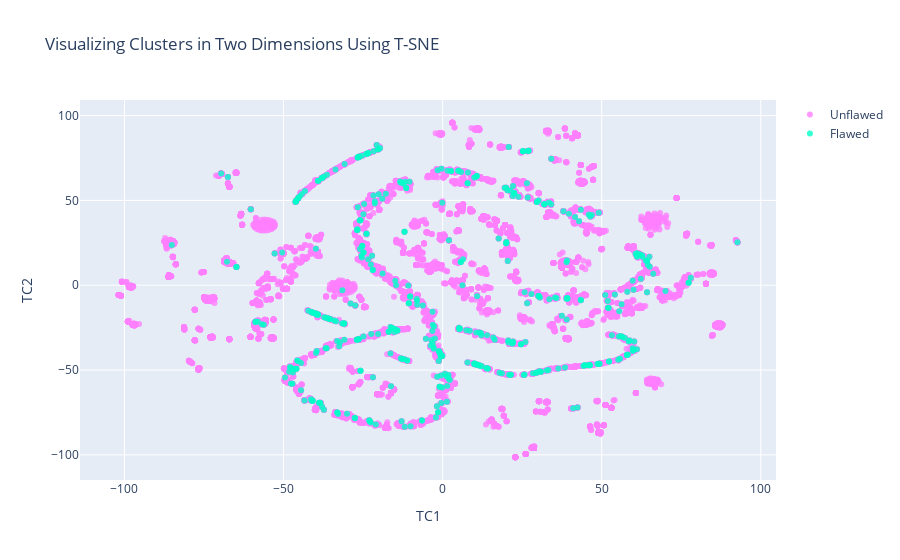

Write notebook code for a chart like this one.
### Code cell
data = [trace1_2d, trace2_2d]
title = "Visualizing Clusters in Two Dimensions Using T-SNE"
layout = dict(title = title,
              xaxis= dict(title= 'TC1',ticklen= 5,zeroline= False),
              yaxis= dict(title= 'TC2',ticklen= 5,zeroline= False)
             )
fig = dict(data = data, layout = layout)
iplot(fig)

### Figure 1 — Plotly figure (JSON) as saved in the notebook; plotly's stock layout.template omitted (floating-point values rounded to 4 significant figures; data arrays with more than 128 entries replaced by an {"elided": "..."} marker saying what was removed)
{"data": [{"marker": {"color": "rgba(255, 128, 255, 0.8)"}, "mode": "markers", "name": "Unflawed", "type": "scatter", "x": {"elided": "9280 float values"}, "y": {"elided": "9280 float values"}}, {"marker": {"color": "rgba(0, 255, 200, 0.8)"}, "mode": "markers", "name": "Flawed", "type": "scatter", "x": {"elided": "437 float values"}, "y": {"elided": "437 float values"}}], "layout": {"title": {"text": "Visualizing Clusters in Two Dimensions Using T-SNE"}, "xaxis": {"ticklen": 5, "title": {"text": "TC1"}, "zeroline": false}, "yaxis": {"ticklen": 5, "title": {"text": "TC2"}, "zeroline": false}}}
